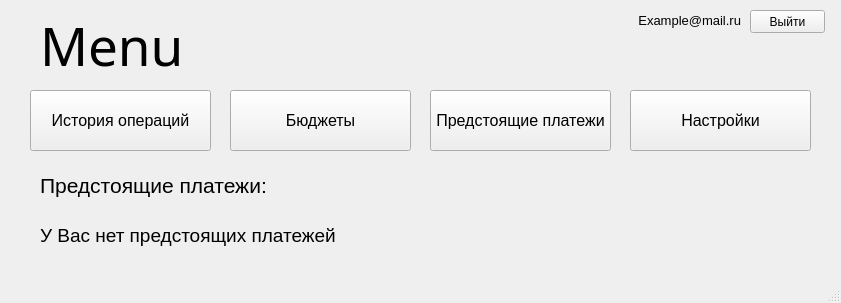
<?xml version="1.0" encoding="UTF-8"?>
<ui version="4.0">
 <class>MenuWindow</class>
 <widget class="QMainWindow" name="MenuWindow">
  <property name="geometry">
   <rect>
    <x>0</x>
    <y>0</y>
    <width>841</width>
    <height>303</height>
   </rect>
  </property>
  <property name="windowTitle">
   <string>MainWindow</string>
  </property>
  <widget class="QWidget" name="centralwidget">
   <widget class="QLabel" name="Label_Mail">
    <property name="geometry">
     <rect>
      <x>520</x>
      <y>10</y>
      <width>221</width>
      <height>20</height>
     </rect>
    </property>
    <property name="font">
     <font>
      <pointsize>10</pointsize>
     </font>
    </property>
    <property name="text">
     <string>Example@mail.ru</string>
    </property>
    <property name="alignment">
     <set>Qt::AlignRight|Qt::AlignTrailing|Qt::AlignVCenter</set>
    </property>
   </widget>
   <widget class="QPushButton" name="LogOut_button">
    <property name="geometry">
     <rect>
      <x>750</x>
      <y>10</y>
      <width>75</width>
      <height>23</height>
     </rect>
    </property>
    <property name="text">
     <string>Выйти</string>
    </property>
   </widget>
   <widget class="QPushButton" name="History_button">
    <property name="geometry">
     <rect>
      <x>30</x>
      <y>90</y>
      <width>181</width>
      <height>61</height>
     </rect>
    </property>
    <property name="font">
     <font>
      <pointsize>12</pointsize>
     </font>
    </property>
    <property name="text">
     <string>История операций</string>
    </property>
   </widget>
   <widget class="QPushButton" name="Budget_button">
    <property name="geometry">
     <rect>
      <x>230</x>
      <y>90</y>
      <width>181</width>
      <height>61</height>
     </rect>
    </property>
    <property name="font">
     <font>
      <pointsize>12</pointsize>
     </font>
    </property>
    <property name="text">
     <string>Бюджеты</string>
    </property>
   </widget>
   <widget class="QPushButton" name="Settings_button">
    <property name="geometry">
     <rect>
      <x>630</x>
      <y>90</y>
      <width>181</width>
      <height>61</height>
     </rect>
    </property>
    <property name="font">
     <font>
      <pointsize>12</pointsize>
     </font>
    </property>
    <property name="text">
     <string>Настройки</string>
    </property>
   </widget>
   <widget class="QLabel" name="Remind_label">
    <property name="geometry">
     <rect>
      <x>40</x>
      <y>170</y>
      <width>231</width>
      <height>31</height>
     </rect>
    </property>
    <property name="font">
     <font>
      <pointsize>16</pointsize>
      <weight>50</weight>
      <bold>false</bold>
      <kerning>true</kerning>
     </font>
    </property>
    <property name="text">
     <string>Предстоящие платежи:</string>
    </property>
   </widget>
   <widget class="QPushButton" name="Payments_button">
    <property name="geometry">
     <rect>
      <x>430</x>
      <y>90</y>
      <width>181</width>
      <height>61</height>
     </rect>
    </property>
    <property name="font">
     <font>
      <pointsize>12</pointsize>
     </font>
    </property>
    <property name="text">
     <string>Предстоящие платежи</string>
    </property>
   </widget>
   <widget class="QLabel" name="Name_Window_MenuWindow">
    <property name="enabled">
     <bool>true</bool>
    </property>
    <property name="geometry">
     <rect>
      <x>40</x>
      <y>10</y>
      <width>141</width>
      <height>70</height>
     </rect>
    </property>
    <property name="font">
     <font>
      <family>Imprint MT Shadow</family>
      <pointsize>40</pointsize>
     </font>
    </property>
    <property name="text">
     <string>Menu</string>
    </property>
    <property name="alignment">
     <set>Qt::AlignLeading|Qt::AlignLeft|Qt::AlignVCenter</set>
    </property>
   </widget>
   <widget class="QLabel" name="NullRemind_label">
    <property name="geometry">
     <rect>
      <x>40</x>
      <y>220</y>
      <width>771</width>
      <height>31</height>
     </rect>
    </property>
    <property name="font">
     <font>
      <pointsize>14</pointsize>
     </font>
    </property>
    <property name="text">
     <string>У Вас нет предстоящих платежей</string>
    </property>
   </widget>
  </widget>
  <widget class="QMenuBar" name="menubar">
   <property name="geometry">
    <rect>
     <x>0</x>
     <y>0</y>
     <width>841</width>
     <height>21</height>
    </rect>
   </property>
  </widget>
  <widget class="QStatusBar" name="statusbar"/>
 </widget>
 <resources/>
 <connections/>
</ui>
